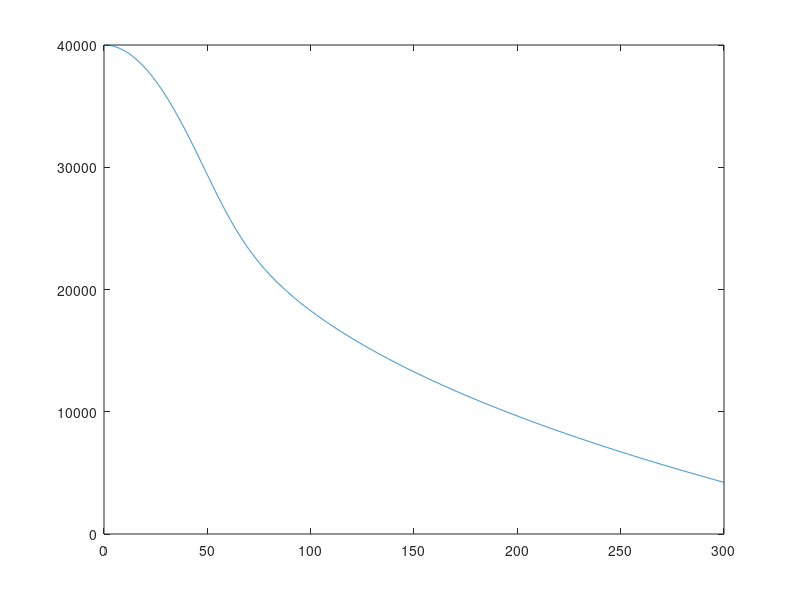
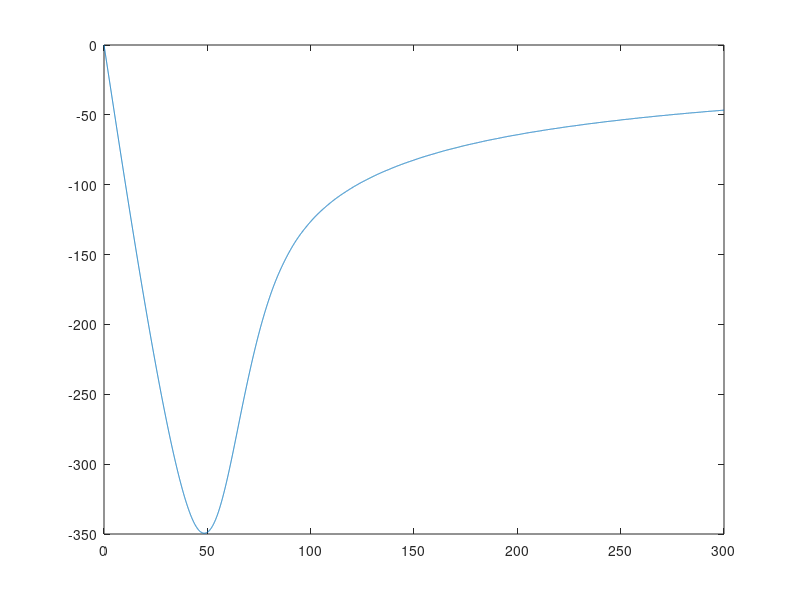

Write MATLAB code to recreate these figures, in order.
y0 = 40000;

g0 = 9.81;
m = 105;
S = 1.2;
cu = 1;
r = 6371000;
rhoz = 1.225;
g = @(y) g0 * (r / (r + y))^2;


visine = [0 2000 4000 6000 8000 10000 15000 20000 25000 30000 40000]';
gostote = [1.225 1.007 0.8194 0.6601 0.5258 0.4135 0.1948 0.08891 0.04008 0.01841 0.003996]';
A = [ones(size(visine)), ((visine - 40000)/40000).^2, ((visine - 40000)/40000).^4];
x = A \ gostote;
rhoz = @(y) x(1) + x(2)*((y-40000)/40000)^2 + x(3)*((y-40000)/40000)^4;


f =  @(t, Y) -g(Y(1)) - rhoz(Y(1))*cu*S*Y(2)*abs(Y(2)) / (2*m);
F = @(t, Y) [Y(2); f(t, Y)];

tK = 300;
t = linspace(0, tK, 10000);

[~, Y] = ode45(F, t, [y0; 0]);

Y(end, 1)


figure
plot(t, Y(:,1))
figure
plot(t, Y(:,2))